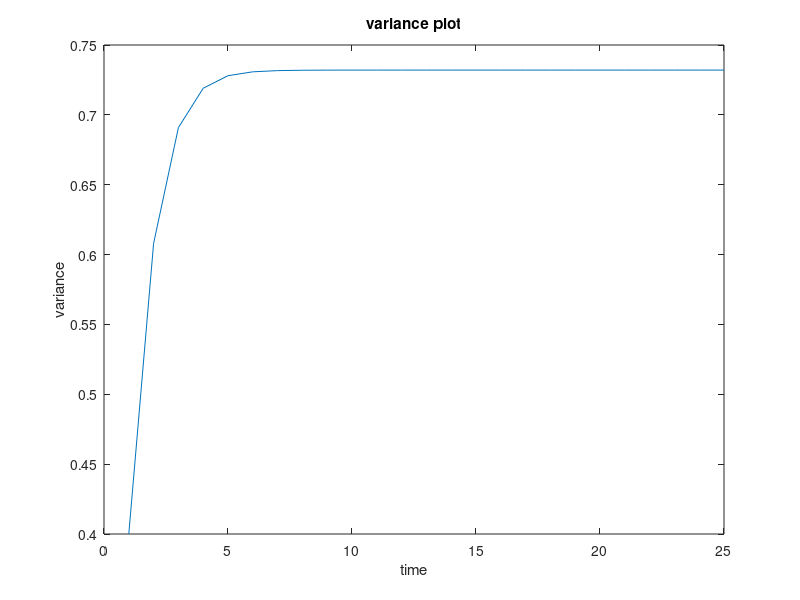
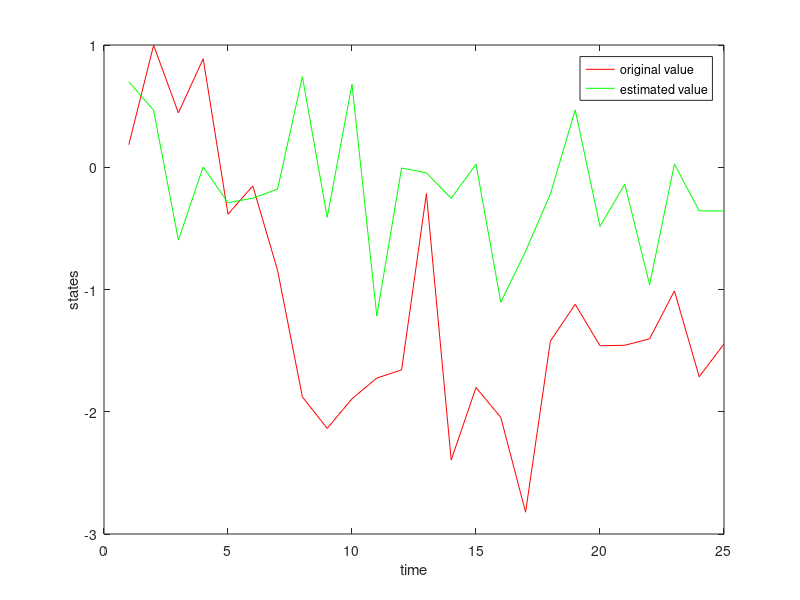

These figures' MATLAB source, in order:
%Name : Anand Sundaresan
%Problem2
clc;
clear all;
close all;
simulation= 4;Q_c = 2;R_c = 1;x = 0;x_Hat = 0;P = 0;k = 1;j = 1;e = 1;
x_Arr = x;
x_Hat_Arr = x_Hat;
estimated_error = 0;
t = 0.1;
while t < 5
    
    x = exp(-0.2)*x+sqrt(Q_c*0.2)*randn;
    x_Array(j) = x;
    j = j+1;
    y = x+sqrt(R_c/0.2)*randn;
    K = P*inv(R_c);
    x_hat_dot = -x_Hat + (y - x_Hat);x_Hat = x_hat_dot*0.2;
    x_hat_Array(e) = x_Hat;
    e = e+1;p_dot = -P^2 - 2*P + 2;
    P = P + p_dot*0.2; p_array(k) = P;
    k = k+1;
    estimated_error = estimated_error + (x-x_Hat)^2;
    t = t + 0.2;
end

estimated_error = estimated_error/(20);
figure(1);
plot (p_array);
xlabel('time');ylabel('variance')
title('variance plot')
figure(2);
plot (x_Array,'r');
hold on
plot(x_hat_Array,'g');
legend('original value', 'estimated value');
xlabel('time')
ylabel('states')
hold off;